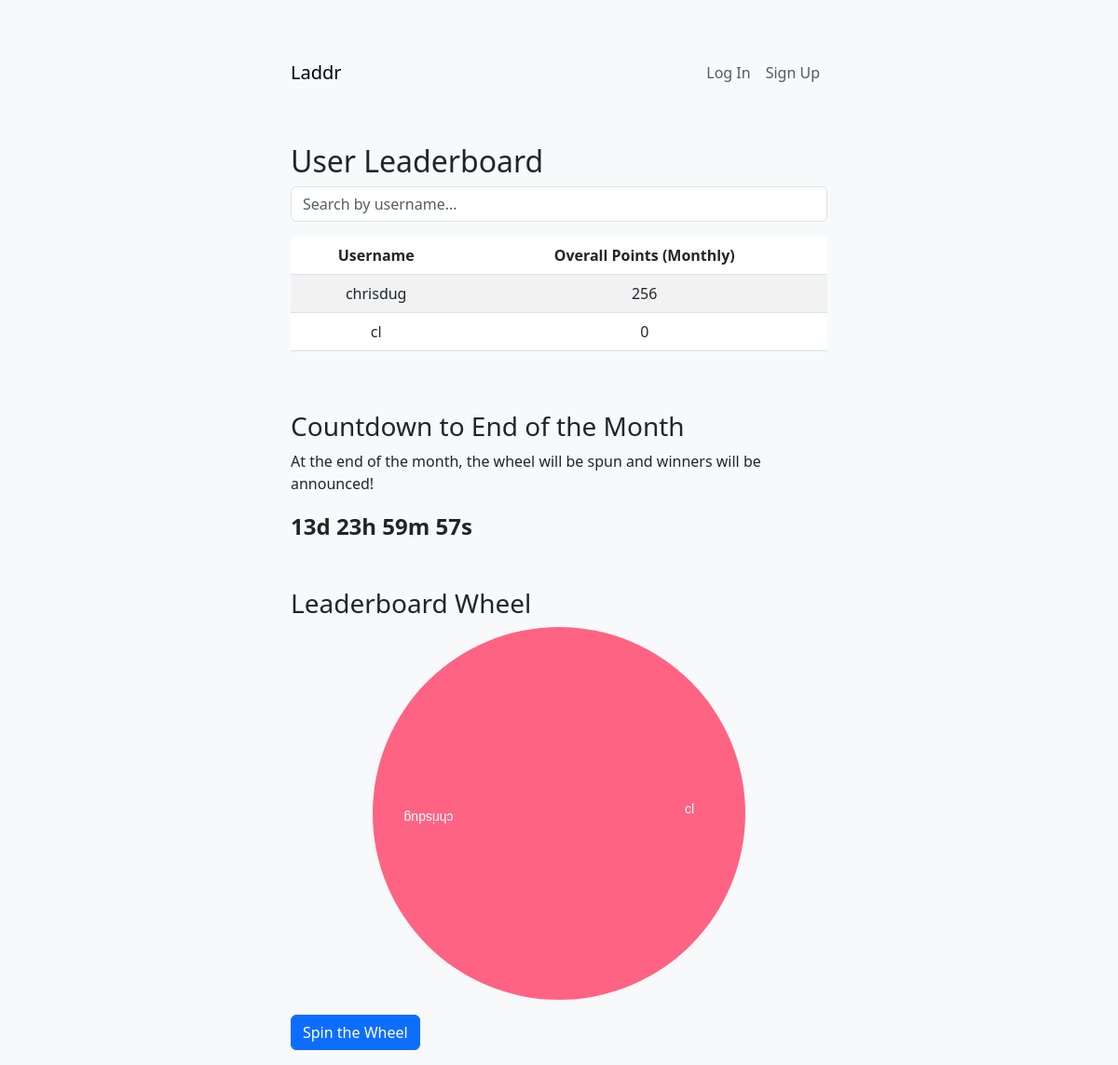
The page /leaderboard on the database as committed earlier.
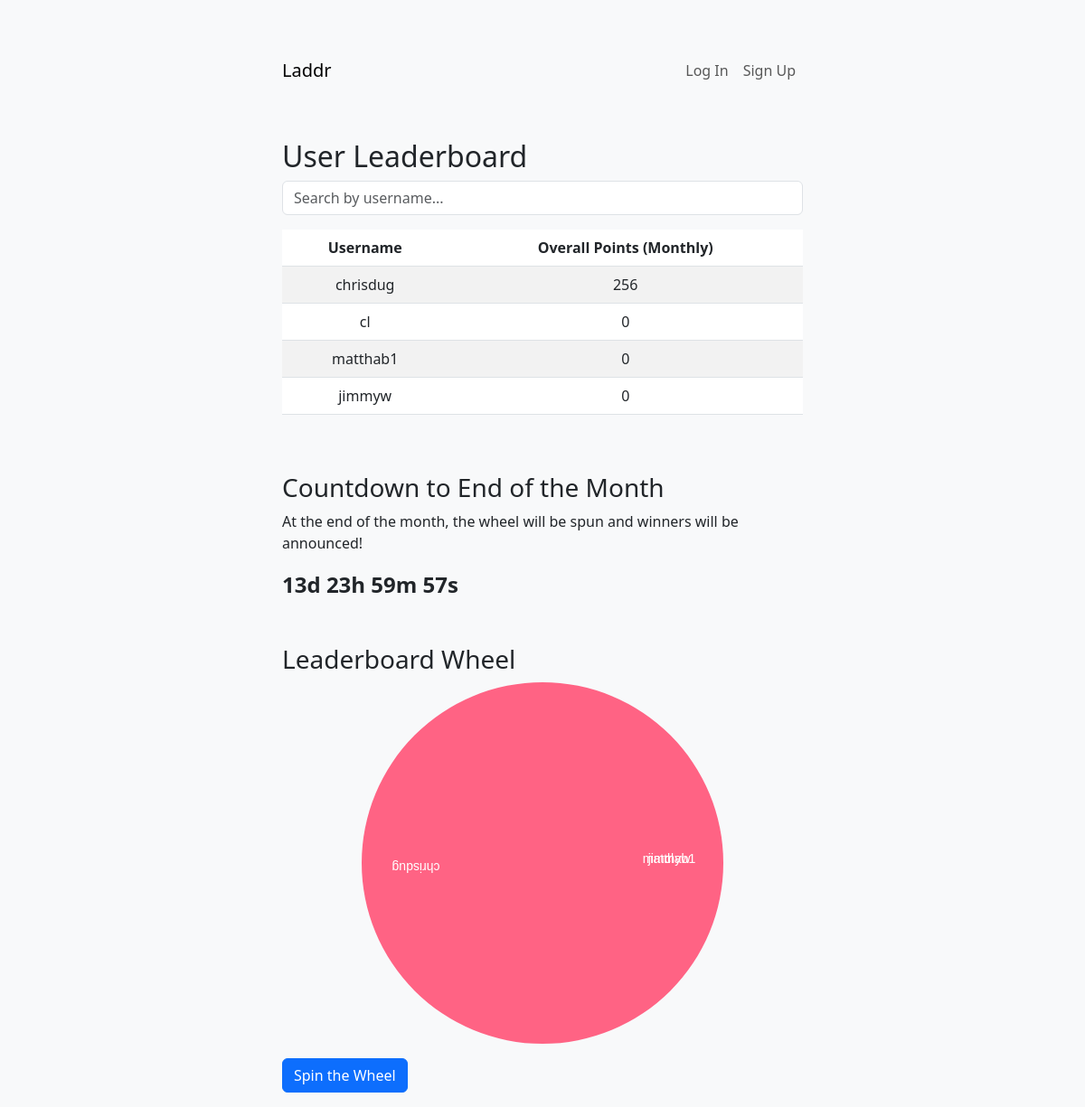
The same page on the database as committed later.
### app/models.py (models this page shows, shortened)
class User(db.Model):
    __tablename__ = 'users'
    id = db.Column(db.Integer, primary_key=True)
    username = db.Column(db.String(50), unique=True, nullable=False)  # New field
    first_name = db.Column(db.String(50), nullable=False)
    last_name = db.Column(db.String(50), nullable=False)
    email = db.Column(db.String(120), unique=True, nullable=False)
    password_hash = db.Column(db.String(128), nullable=False)
    strava_id = db.Column(db.String(50), nullable=True)  # Stores Strava user ID
    strava_access_token = db.Column(db.String(255), nullable=True)
    strava_refresh_token = db.Column(db.String(255))
    strava_expires_at = db.Column(db.Integer)    # Stores Strava access token
    bucks = db.Column(db.Integer, default=5)  # Weekly Bucks balance
    last_bucks_update = db.Column(db.DateTime, default=datetime.utcnow)
    private_event_ends = db.Column(db.DateTime, nullable=True)  # End time for private event
    last_activated = db.Column(db.DateTime, nullable=True)  # Last activation time for weekly cooldown
    linked_accounts = db.Column(db.Boolean, default=False)  # Example field for linked accounts
    overall_points = db.Column(db.Integer, default=0)
    monthly_data = db.Column(db.JSON, default={
        'run': {'distance': 0, 'pace': 0, 'points': 0, 'avg_multiplier': 1},
        'ride': {'distance': 0, 'pace': 0, 'points': 0, 'avg_multiplier': 1},
    }) # Cached monthly totals
    yearly_data = db.Column(db.JSON, nullable=True)   # Cached yearly totals
    monthly_last_updated = db.Column(db.DateTime, nullable=True)  # Last updated timestamp for monthly data
    yearly_last_updated = db.Column(db.DateTime, nullable=True)   # Last updated timestamp for yearly data

### app/routes.py (the view)
@main.route('/leaderboard', methods=['GET'])
def leaderboard():
    users = User.query.order_by(User.overall_points.desc()).all()
    now = datetime.now()
    first_day_next_month = (now.replace(day=1) + timedelta(days=32)).replace(day=1)
    end_of_month = first_day_next_month - timedelta(seconds=1)
    countdown = (end_of_month - now).total_seconds()
    chart_labels = [user.username for user in users]
    chart_data = [user.overall_points for user in users]
    return render_template(
        'leaderboard.html',
        users=users,
        countdown=countdown,
        chart_labels=chart_labels,
        chart_data=chart_data
    )

### app/templates/leaderboard.html (shortened to what this page needs)
{% extends 'base.html' %}
{% block content %}
<h2 class="mt-5">User Leaderboard</h2>
<div class="table-responsive">
    <table class="table table-striped" id="leaderboardTable">
        <thead>
            <tr>
                <th>Username</th>
                <th>Overall Points (Monthly)</th>
            </tr>
        </thead>
        <tbody>
            {% for user in users %}
            <tr>
                <td>{{ user.username }}</td>
                <td>{{ user.overall_points }}</td>
            </tr>
            {% endfor %}
        </tbody>
    </table>
</div>
<h3 class="mt-5">Countdown to End of the Month</h3>
<p>At the end of the month, the wheel will be spun and winners will be announced!</p>
<div id="countdown-timer" class="fs-4 fw-bold"></div>
<h3 class="mt-5">Leaderboard Wheel</h3>
<div class="wheel-container position-relative">
    <canvas id="leaderboardWheel" width="400" height="400"></canvas>
    <div class="wheel-pointer position-absolute" style="top: 50%; left: 50%; transform: translate(-50%, -50%);">
    </div>
</div>
<div class="mt-3">
    <button id="spinWheelButton" class="btn btn-primary">Spin the Wheel</button>
</div>
{% endblock %}

### app/templates/base.html (shortened to what this page needs)
<!DOCTYPE html>
<html lang="en">
<head>
    <link href="https://cdn.jsdelivr.net/npm/bootstrap@5.3.0/dist/css/bootstrap.min.css" rel="stylesheet">
    <link href="https://cdn.jsdelivr.net/npm/bootstrap-icons/font/bootstrap-icons.css" rel="stylesheet">
    <link rel="stylesheet" href="https://unpkg.com/leaflet@1.7.1/dist/leaflet.css" />
    <link rel="stylesheet" href="{{ url_for('static', filename='styles.css') }}">
    <link rel="stylesheet" href="https://cdnjs.cloudflare.com/ajax/libs/selectize.js/0.12.6/css/selectize.default.min.css" />
</head>
<body>
    <nav class="navbar navbar-expand-lg navbar-light bg-light">
        <div class="container">
            <a class="navbar-brand" href="{{ url_for('main.index') }}">Laddr</a>
            <div class="collapse navbar-collapse" id="navbarNav">
                <ul class="navbar-nav ms-auto">
                    {% if session.get('user_id') %}
                        <li class="nav-item">
                            <a class="nav-link" href="{{ url_for('main.account') }}">My Account</a>
                        </li>
                        <li class="nav-item">
                            <a class="nav-link" href="{{ url_for('main.leaderboard') }}">Laddr</a>
                        </li>
                        <li class="nav-item">
                            <a class="nav-link" href="{{ url_for('main.schedule') }}">Schedule</a>
                        </li>
                        <li class="nav-item">
                            <a class="nav-link" href="{{ url_for('main.how_it_works') }}">How It Works</a>
                        </li>
                        <li class="nav-item">
                            <a class="nav-link" href="{{ url_for('main.logout') }}">Log Out</a>
                        </li>
                    {% else %}
                        <li class="nav-item">
                            <a class="nav-link" href="{{ url_for('main.login') }}">Log In</a>
                        </li>
                        <li class="nav-item">
                            <a class="nav-link" href="{{ url_for('main.create_account') }}">Sign Up</a>
                        </li>
                    {% endif %}
                </ul>
            </div>
        </div>
    </nav>
    <div class="container mt-4">
        {% block content %}{% endblock %}
    </div>
</body>
</html>

### app/static/styles.css (style rules this page uses)
body { background-color: #f8f9fa; }
.container { margin-top: 50px; max-width: 600px; }
table { white-space: nowrap; }
th, td { text-align: center; vertical-align: middle; }

### app/templates/leaderboard.html (style rules this page uses)
.wheel-container { position: relative; width: 400px; height: 400px; margin: 0 auto; }
.wheel-pointer { width: 20px; height: 20px; text-align: center; }

Rows that differ between the two databases and show on the page:
added User: username "matthab1", overall_points "0"
added User: username "jimmyw", overall_points "0"
Other text that changed with them:
chart data {{ chart_labels | safe }}: ['chrisdug', 'cl'] → ['chrisdug', 'cl', 'matthab1', 'jimmyw']
chart data {{ chart_data | safe }}: [256, 0] → [256, 0, 0, 0]
